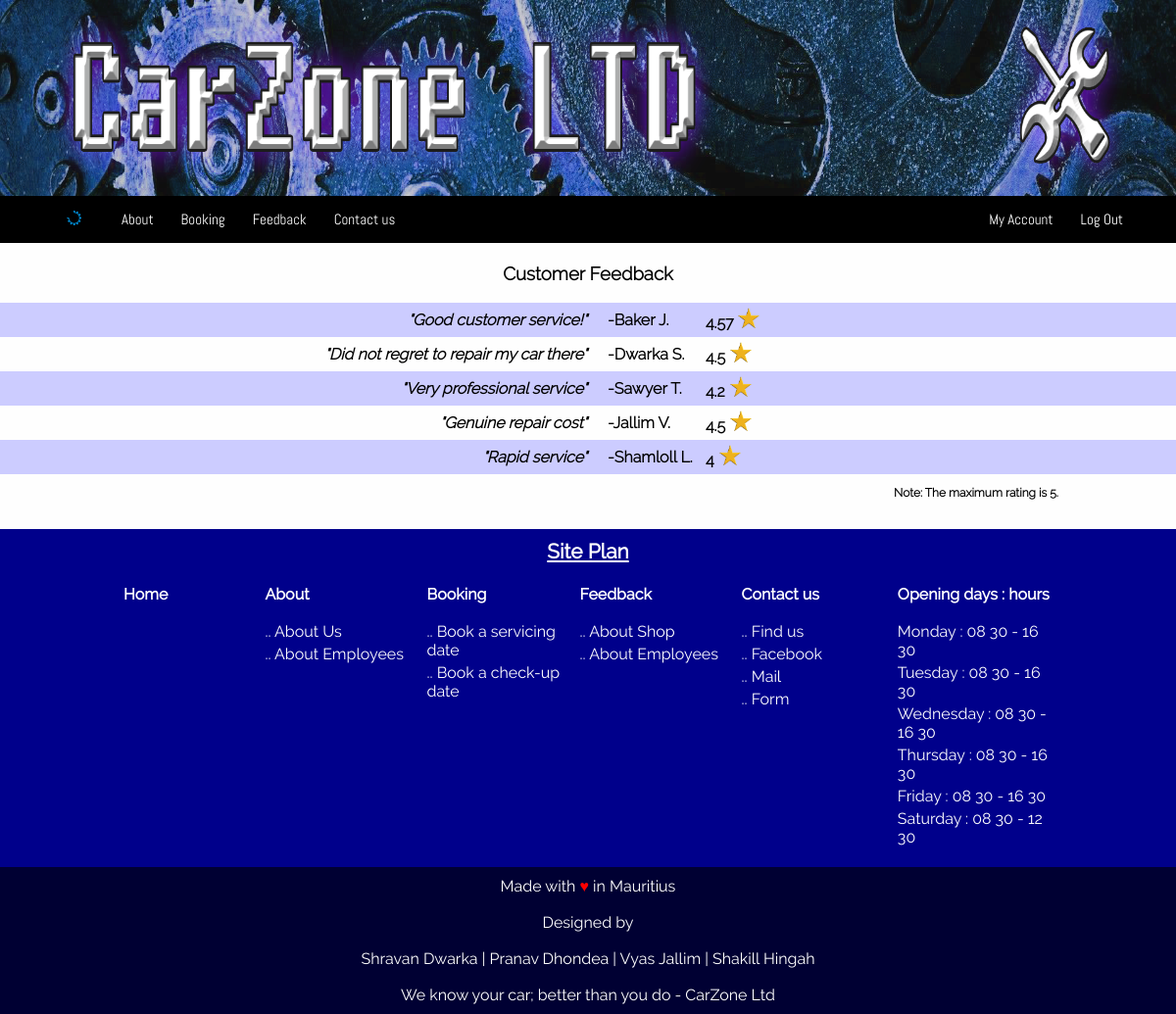
The app's page /customerreviews.php (signed in) with its own data.
### tables this page shows
CREATE TABLE `feedback` (
  `shortreaction` varchar(100) NOT NULL,
  `details` varchar(200) NOT NULL,
  `rating` float NOT NULL,
  `member_email` varchar(40) NOT NULL
);

CREATE TABLE `member` (
  `member_email` varchar(40) NOT NULL,
  `password` varchar(30) NOT NULL,
  `firstname` varchar(25) NOT NULL,
  `lastname` varchar(25) NOT NULL,
  `phonenumber` varchar(10) NOT NULL,
  `gender` varchar(1) NOT NULL
);

### reviewCustomerReview.php (the view, shortened to what this page needs)
<?php
$db_host="localhost";
$db_username="root";
$db_pass="";
$db_name="carzone";
$connection =mysqli_connect($db_host,$db_username,$db_pass,$db_name) or die ("could not connect to mysql");
?>
<div id="fbDiv">
	<?php
	$query=mysqli_query($connection,"SELECT * FROM feedback");
	echo "<table class=\"fbTable\">";
	echo "<tr>";
	echo "<td id=\"fbTitle\" colspan=\"3\"><h3>Customer Feedback<h3></td>";
	echo "</tr>";
	while($row=mysqli_fetch_array($query)){
		$shortreaction=$row['shortreaction'];
		$rating=$row['rating'];
		$member_email=$row['member_email'];
		$member_email = mysqli_real_escape_string($connection, $member_email);
		if (mysqli_query($connection, "SELECT * FROM member WHERE member_email=('$member_email')")) {
			$query1=mysqli_query($connection,"SELECT * FROM member WHERE member_email=('$member_email')");
		}
		while($row1=mysqli_fetch_array($query1)){
			$firstname=$row1['firstname'];
			$firstname=substr($firstname,0,1);
			$lastname=$row1['lastname'];
		}
		echo "<tr>
		<td class=\"fbReaction\">&quot;$shortreaction&quot;</td>
		<td class=\"fbName\">-$lastname $firstname.</td>
		<td class=\"fbRating\">$rating<img id=\"goldstar\"src=\"images\GoldStar.png\"></td>
	</tr>";
}
	echo "</table>";
?>
<p id="fbNote">Note: The maximum rating is 5.</p>
</div>

### style/commonstyles.css (style rules this page uses)
body { background-color: #fefefe; width: 100%; margin-left: auto; margin-right: auto; margin-top: 0; margin-bottom: 0; padding: 0; }
.footer_info { background-color: darkblue; }
.maintable { padding: 0 0 15px 0; margin-left: 10%; width: 80%; background-color: darkblue; font-family: 'Raleway-Regular'; }
#maintablecaption { color: #fff; font-family: 'Raleway-Regular'; padding-top: 10px; font-size: 1.3em; font-weight: bold; text-decoration: underline; }
.footer_info .maintable { margin-left: auto; margin-right: auto; }
.footer_info table td { width: 250px; text-align: left; vertical-align: top; padding: 1; color: white; }
.footer_info table td a { display: inline-block; }
.footer_info table th { height: 50px; }
.footer_table { color: #fff; height: 150px; background-color: #000033; font-family: 'Raleway-Regular'; top: 0; }
.footer_table table { width: 600px; height: 100%; margin-left: auto; margin-right: auto; table-layout: fixed; }
.footer_table table td { text-align: center; }
td a { text-decoration: none; }
footer a:link { color: #fff; }

### style/reviewstyles.css (style rules this page uses)
.fbTable { border-collapse: collapse; width: 100%; font-family: 'Raleway-Light'; font-weight: bold; }
.fbTable tr:nth-child(even) { background-color:#ccccff; }
.fbTable tr { height: 35px; }
#fbTitle { text-align: center; }
.fbReaction { width: 50%; text-align: right; font-style: italic; }
.fbName { padding-left: 20px; width:10%; }
.fbRating { padding:0; margin:0; margin-bottom: 5px; font-weight: bolder; }
#goldstar { padding-left:5px; display: inline-block; width: 22px; }
#fbNote { margin-right: 10%; text-align: right; font-size: 12px; font-family: 'Raleway-Light'; font-weight: bold; }

### records on screen
feedback: shortreaction "Good customer service!", member_email.lastname "Baker", member_email.firstname "J", rating "4.57"
feedback: shortreaction "Did not regret to repair my car there", member_email.lastname "Dwarka", member_email.firstname "S", rating "4.5"
feedback: shortreaction "Very professional service", member_email.lastname "Sawyer", member_email.firstname "T", rating "4.2"
feedback: shortreaction "Genuine repair cost", member_email.lastname "Jallim", member_email.firstname "V", rating "4.5"
feedback: shortreaction "Rapid service", member_email.lastname "Shamloll", member_email.firstname "L", rating "4"
